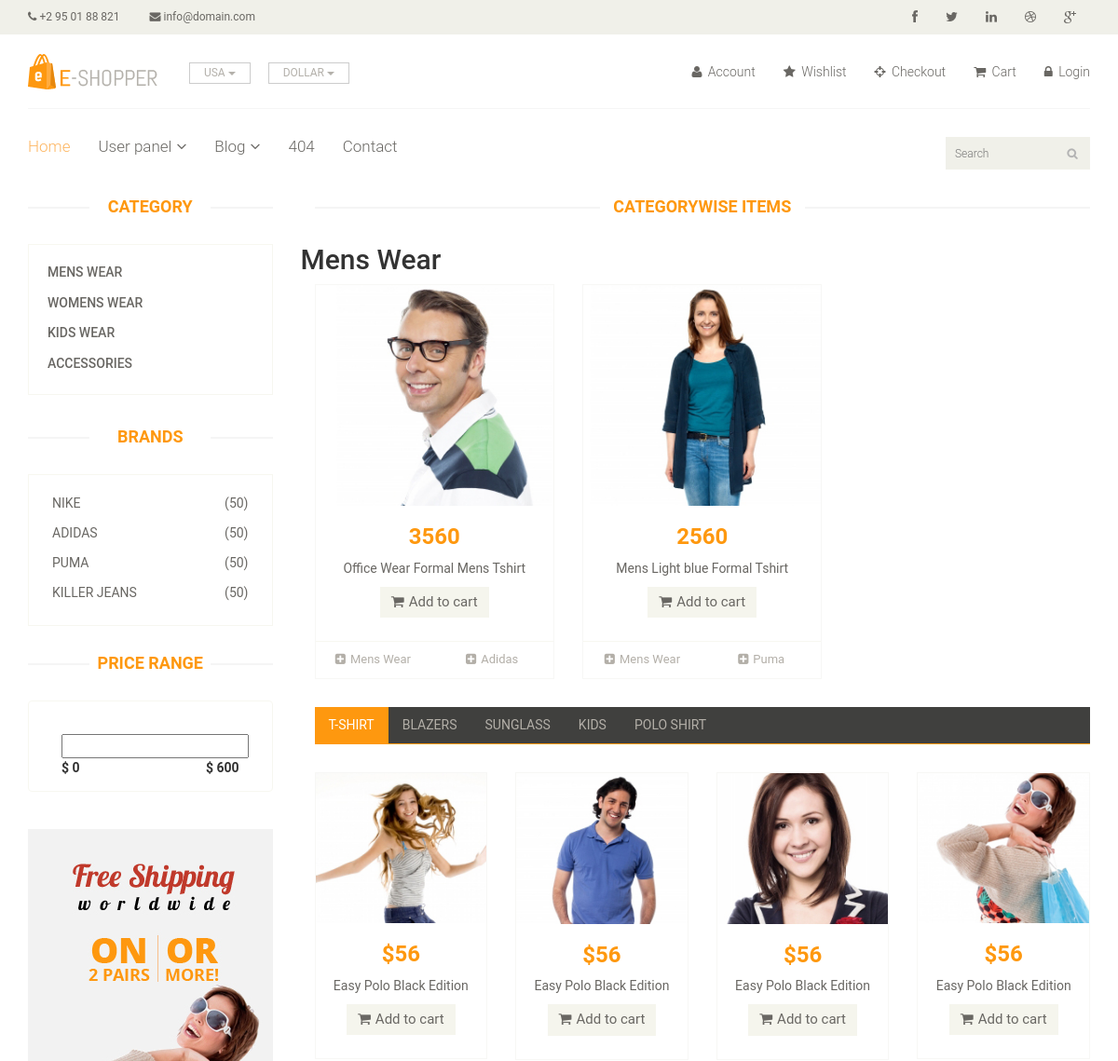
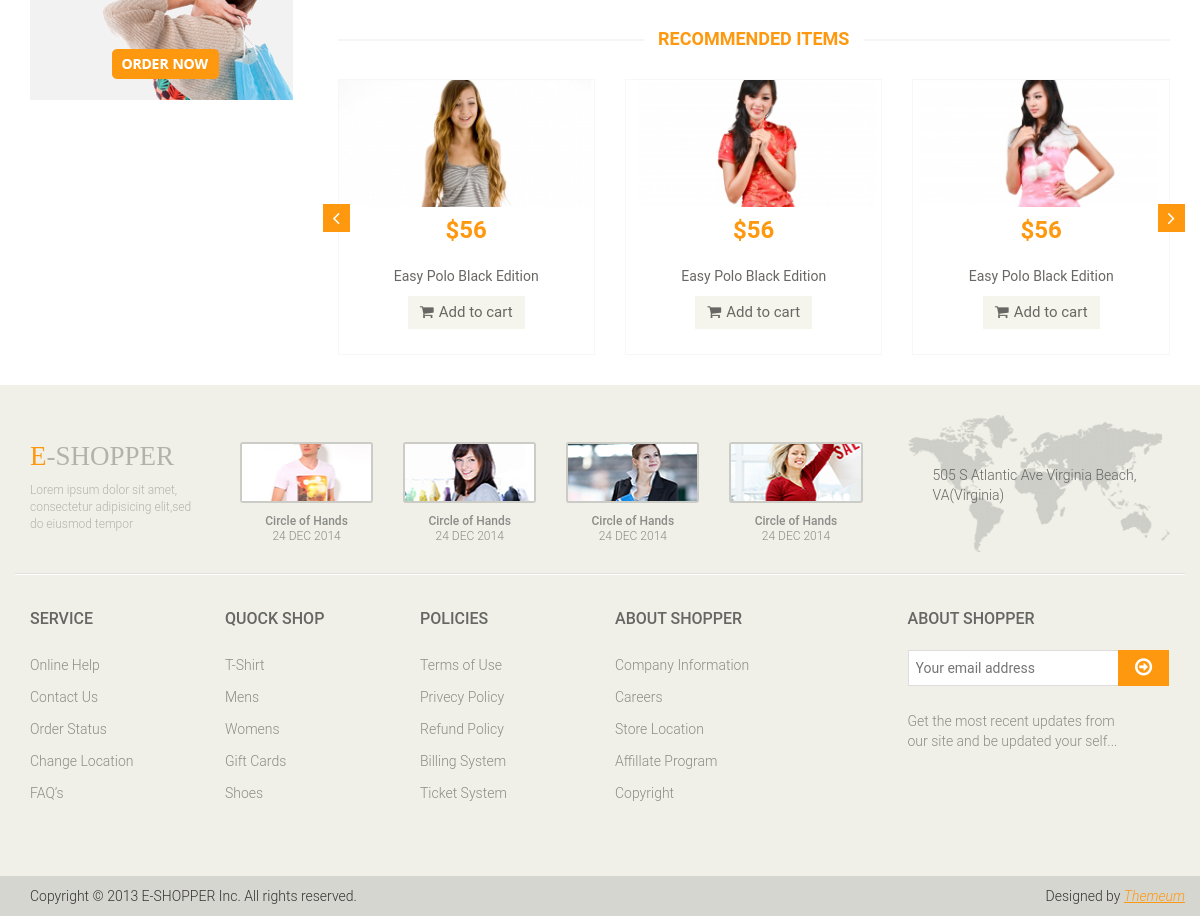
The page /project/category-wise-product.php?catid=1 on the database its author committed (2 pictures, top to bottom).
### tables this page shows
CREATE TABLE IF NOT EXISTS `categories` (
`ca_id` int(11) NOT NULL,
  `ca_name` varchar(100) NOT NULL,
  `ca_time` timestamp NOT NULL DEFAULT CURRENT_TIMESTAMP ON UPDATE CURRENT_TIMESTAMP
);

CREATE TABLE IF NOT EXISTS `brands` (
`br_id` int(11) NOT NULL,
  `br_name` varchar(100) NOT NULL,
  `br_time` timestamp NOT NULL DEFAULT CURRENT_TIMESTAMP ON UPDATE CURRENT_TIMESTAMP
);

CREATE TABLE IF NOT EXISTS `products` (
`pro_id` int(11) NOT NULL,
  `pro_name` varchar(100) DEFAULT NULL,
  `pro_price` decimal(8,2) DEFAULT NULL,
  `pro_discount` tinyint(4) DEFAULT NULL,
  `pro_description` longtext,
  `pro_caid` int(11) DEFAULT NULL,
  `pro_brid` int(11) DEFAULT NULL,
  `pro_path` text,
  `pro_time` timestamp NOT NULL DEFAULT CURRENT_TIMESTAMP ON UPDATE CURRENT_TIMESTAMP
);

### project/category-wise-product.php (the view, shortened to what this page needs)
<?php
	require_once 'header.php';
?>
	<section>
		<div class="container">
			<div class="row">
				<div class="col-sm-3">
					<?php
					require_once 'sidebar.php';
					?>
				</div>
				<div class="col-sm-9 padding-right">
					<div class="features_items">
						<h2 class="title text-center">Categorywise Items</h2>
<?php
		$categoryid=$_REQUEST['catid'];
		$str_catname="select ca_name from categories where ca_id = '$categoryid'";
		$res_catname=mysqli_query($conn,$str_catname) or die(mysqli_error($conn));
		$ans_catname= mysqli_fetch_assoc($res_catname);
		echo "<h2>".$ans_catname['ca_name']."</h2>";
	$str = "select pro_id,pro_name,pro_price,pro_discount,pro_description,pro_path,br_name,ca_name  from brands,categories,products where br_id=pro_brid and ca_id=pro_caid and pro_caid='$categoryid' order by pro_id desc";
	$res = mysqli_query($conn,$str) or die(mysqli_error($conn));
	if($res->num_rows > 0):
	while($ans = $res->fetch_array(MYSQLI_ASSOC)):
?>
	<div class="col-sm-4">
		<div class="product-image-wrapper">
			<div class="single-products">
					<div class="productinfo text-center">
						<img src="<?php echo $ans['pro_path'];?>" alt="" />
						<h2><?php echo round($ans['pro_price']);?></h2>
						<p><?php echo $ans['pro_name'];?></p>
						<a href="#" class="btn btn-default add-to-cart"><i class="fa fa-shopping-cart"></i>Add to cart</a>
					</div>
					<div class="product-overlay">
						<div class="overlay-content">
						</div>
					</div>
			</div>
			<div class="choose">
				<ul class="nav nav-pills nav-justified">
					<li><a href="#"><i class="fa fa-plus-square"></i><?php echo $ans['ca_name'];?></a></li>
					<li><a href="#"><i class="fa fa-plus-square"></i><?php echo $ans['br_name'];?></a></li>
				</ul>
			</div>
		</div>
	</div>
<?php
	endwhile;
	endif;
?>
					</div>
					<div class="category-tab">
						<div class="col-sm-12">
							<ul class="nav nav-tabs">
								<li class="active"><a href="#tshirt" data-toggle="tab">T-Shirt</a></li>
								<li><a href="#blazers" data-toggle="tab">Blazers</a></li>
								<li><a href="#sunglass" data-toggle="tab">Sunglass</a></li>
								<li><a href="#kids" data-toggle="tab">Kids</a></li>
								<li><a href="#poloshirt" data-toggle="tab">Polo shirt</a></li>
							</ul>
						</div>
						<div class="tab-content">
							<div class="tab-pane fade active in" id="tshirt" >
								<div class="col-sm-3">
									<div class="product-image-wrapper">
										<div class="single-products">
											<div class="productinfo text-center">
												<img src="images/home/gallery1.jpg" alt="" />
												<h2>$56</h2>
												<p>Easy Polo Black Edition</p>
												<a href="#" class="btn btn-default add-to-cart"><i class="fa fa-shopping-cart"></i>Add to cart</a>
											</div>
										</div>
									</div>
								</div>
								<div class="col-sm-3">
									<div class="product-image-wrapper">
										<div class="single-products">
											<div class="productinfo text-center">
												<img src="images/home/gallery2.jpg" alt="" />
												<h2>$56</h2>
												<p>Easy Polo Black Edition</p>
												<a href="#" class="btn btn-default add-to-cart"><i class="fa fa-shopping-cart"></i>Add to cart</a>
											</div>
										</div>
									</div>
								</div>
								<div class="col-sm-3">
									<div class="product-image-wrapper">
										<div class="single-products">
											<div class="productinfo text-center">
												<img src="images/home/gallery3.jpg" alt="" />
												<h2>$56</h2>
												<p>Easy Polo Black Edition</p>
												<a href="#" class="btn btn-default add-to-cart"><i class="fa fa-shopping-cart"></i>Add to cart</a>
											</div>
										</div>
									</div>
								</div>
								<div class="col-sm-3">
									<div class="product-image-wrapper">
										<div class="single-products">
											<div class="productinfo text-center">
												<img src="images/home/gallery4.jpg" alt="" />
												<h2>$56</h2>
												<p>Easy Polo Black Edition</p>
												<a href="#" class="btn btn-default add-to-cart"><i class="fa fa-shopping-cart"></i>Add to cart</a>
											</div>
										</div>
									</div>
								</div>
							</div>
						</div>
					</div>
					<div class="recommended_items">
						<h2 class="title text-center">recommended items</h2>
						<div id="recommended-item-carousel" class="carousel slide" data-ride="carousel">
							<div class="carousel-inner">
								<div class="item active">
									<div class="col-sm-4">
										<div class="product-image-wrapper">
											<div class="single-products">
												<div class="productinfo text-center">
													<img src="images/home/recommend1.jpg" alt="" />
													<h2>$56</h2>
													<p>Easy Polo Black Edition</p>
													<a href="#" class="btn btn-default add-to-cart"><i class="fa fa-shopping-cart"></i>Add to cart</a>
												</div>
											</div>
										</div>
									</div>
									<div class="col-sm-4">
										<div class="product-image-wrapper">
											<div class="single-products">
												<div class="productinfo text-center">
													<img src="images/home/recommend2.jpg" alt="" />
													<h2>$56</h2>
													<p>Easy Polo Black Edition</p>
													<a href="#" class="btn btn-default add-to-cart"><i class="fa fa-shopping-cart"></i>Add to cart</a>
												</div>
											</div>
										</div>
									</div>
									<div class="col-sm-4">
										<div class="product-image-wrapper">
											<div class="single-products">
												<div class="productinfo text-center">
													<img src="images/home/recommend3.jpg" alt="" />
													<h2>$56</h2>
													<p>Easy Polo Black Edition</p>
													<a href="#" class="btn btn-default add-to-cart"><i class="fa fa-shopping-cart"></i>Add to cart</a>
												</div>
											</div>
										</div>
									</div>
								</div>
							</div>
							 <a class="left recommended-item-control" href="#recommended-item-carousel" data-slide="prev">
								<i class="fa fa-angle-left"></i>
							  </a>
							  <a class="right recommended-item-control" href="#recommended-item-carousel" data-slide="next">
								<i class="fa fa-angle-right"></i>
							  </a>
						</div>
					</div>
				</div>
			</div>
		</div>
	</section>
<?php
	require_once 'footer.php';
?>

### project/sidebar.php
<div class="left-sidebar">
						<h2>Category</h2>
						<div class="panel-group category-products" id="accordian">
							<?php
								$str="select ca_id,ca_name from categories";
								$res=mysqli_query($conn,$str) or die(mysqli_error($conn));
								if($res->num_rows>0):
									while ($ans=$res->fetch_array(MYSQLI_ASSOC)) :
							?>
							<div class="panel panel-default">
									<div class="panel-heading">
										<h4 class="panel-title"><a href="category-wise-product.php?catid=<?php echo $ans['ca_id']?> ">
											<?php
												echo($ans['ca_name']);
											?>
										</a></h4>
									</div>
								</div>
								<?php
								endwhile;
								endif;
							?>
						</div>
						<div class="brands_products">
							<h2>Brands</h2>
							<div class="brands-name">
								<ul class="nav nav-pills nav-stacked">
									<?php
										$str="select br_id,br_name from brands";
										$res=mysqli_query($conn,$str) or die(mysqli_error($conn));
										if($res->num_rows>0):
											while ($ans=$res->fetch_array(MYSQLI_ASSOC)) :
									?>
										<li><a href="brand-wise-product.php?brid=<?php echo $ans['br_id']?>"> <span class="pull-right">(50)</span>
												<?php
													echo $ans['br_name'];
												?>
											</a>
										</li>
									<?php
										endwhile;
										endif;
									?>
								</ul>
							</div>
						</div>
						<div class="price-range">
							<h2>Price Range</h2>
							<div class="well text-center">
								 <input type="text" class="span2" value="" data-slider-min="0" data-slider-max="600" data-slider-step="5" data-slider-value="[250,450]" id="sl2" ><br />
								 <b class="pull-left">$ 0</b> <b class="pull-right">$ 600</b>
							</div>
						</div>
						<div class="shipping text-center">
							<img src="images/home/shipping.jpg" alt="" />
						</div>
</div>

### rows shown on the page
categories: ca_name "MENS WEAR", ca_name "Mens Wear"
categories: ca_name "WOMENS WEAR"
categories: ca_name "KIDS WEAR"
categories: ca_name "ACCESSORIES"
brands: br_name "NIKE"
brands: br_name "ADIDAS", products.pro_path (picture), products.pro_price "3560", products.pro_name "Office Wear Formal Mens Tshirt", categories.ca_name "Mens Wear", br_name "Adidas"
brands: br_name "PUMA", products.pro_path (picture), products.pro_price "2560", products.pro_name "Mens Light blue Formal Tshirt", categories.ca_name "Mens Wear", br_name "Puma"
brands: br_name "KILLER JEANS"
